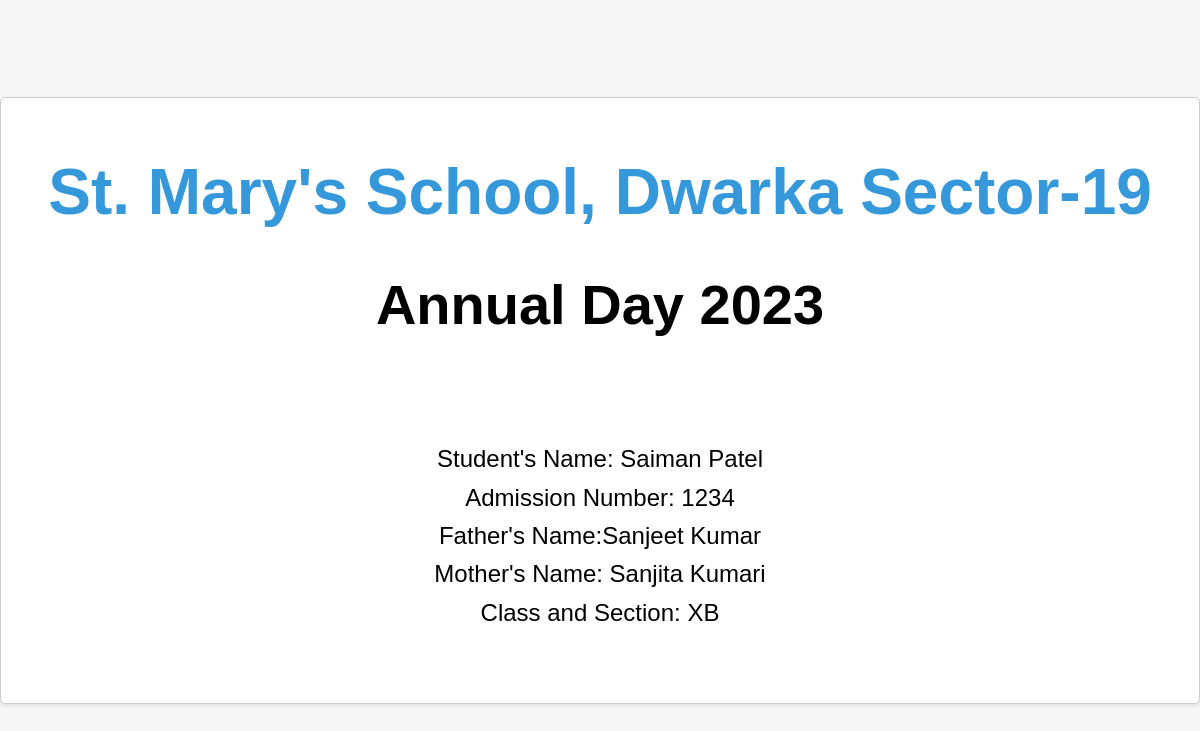
Before: /welcome (signed in) with the older database file.
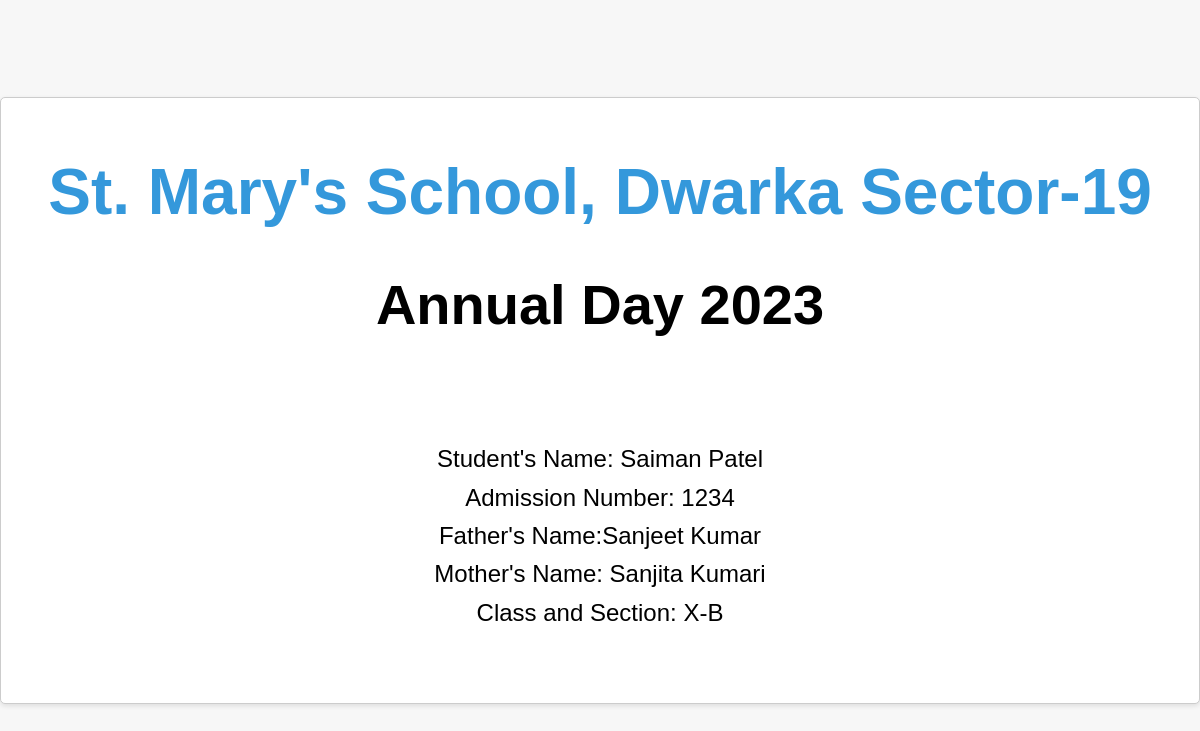
After: the same page with the newer database file.
### tables this page shows
CREATE TABLE "students" (admission_number text PRIMARY KEY, name text, class text, father_name text, mother_name text, email_id text, passcode TEXT, is_used integer not null default 0);

### app.py (the view)
@app.route('/welcome')
@login_required
def welcome():
    admission_number = current_user.admission_number
    conn = sqlite3.connect('database.db')
    cursor = conn.cursor()
    cursor.execute("SELECT admission_number, name, father_name, mother_name, class FROM students WHERE admission_number = ?",
                   (admission_number,))
    student_data = cursor.fetchone()
    student_dict = {
        "admission_number": student_data[0],
        "name": student_data[1],
        "father_name": student_data[2],
        "mother_name": student_data[3],
        "class": student_data[4]
    }
    return render_template('welcome.html', student_dict=student_dict)

### app.py (called while the page is built)
@login_manager.user_loader
def load_user(admission_number):
    return User(admission_number=admission_number)

### templates/welcome.html (shortened to what this page needs)
<!DOCTYPE html>
<html lang="en">
<head>
    <link rel="stylesheet" type="text/css" href="{{ url_for('static', filename='welcome.css') }}">
</head>
<body id="body">
    <div class="pass-box">
    <h1>St. Mary's School, Dwarka Sector-19</h1>
    <h2>Annual Day 2023</h2>
    <div class="pass-info">
    <p>Student's Name: {{ student_dict.name }}</p>
    <p>Admission Number: {{ student_dict.admission_number }}</p>
    <p>Father's Name:{{ student_dict.father_name }} </p>
    <p>Mother's Name: {{ student_dict.mother_name }}</p>
    <p>Class and Section: {{student_dict.class }}</p>
</div>
</div>
</body>
</html>

### static/welcome.css (style rules this page uses)
body { font-family: Arial, sans-serif; background-color: #f7f7f7; margin: 0; padding: 0; text-align: center; display: flex; justify-content: center; align-items: center; height: 100vh; }
.pass-box { width: 100%; max-width: 1400px; background-color: #fff; height: 575px; border: 1px solid #ccc; border-radius: 5px; box-shadow: 0 2px 5px rgba(0, 0, 0, 0.1); padding: 15px; text-align: left; }
h1 { white-space: nowrap; color: #3498db; font-size: 4rem; text-align: center; }
h2 { font-size: 3.5rem; margin-top: 40px; text-align: center; }
.pass-info { font-size: 1.5rem; margin-top: 115px; text-align: center; line-height: 0.6; }

### templates/welcome.html (style rules this page uses)
body { user-select: none; }

Changed rows visible on the page:
changed students "Saiman Patel": class "XB" → "X-B"
